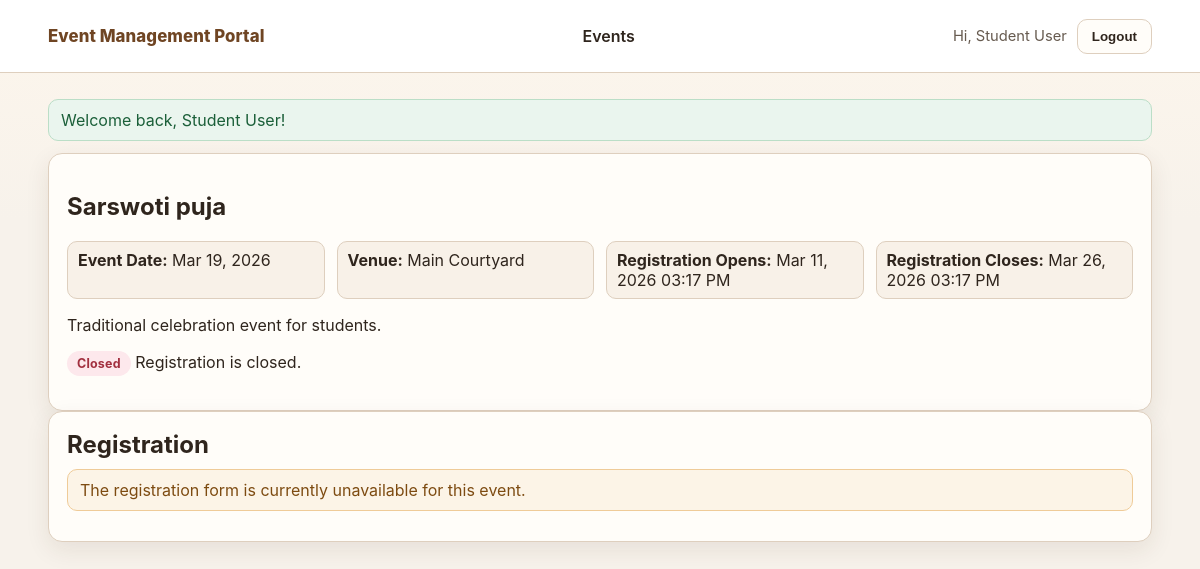
Screenshot of /event.php?id=1 (signed in) with the database file from the repository.
### tables this page shows
CREATE TABLE IF NOT EXISTS users (
    id INT UNSIGNED AUTO_INCREMENT PRIMARY KEY,
    name VARCHAR(120) NOT NULL,
    email VARCHAR(160) NOT NULL UNIQUE,
    password_hash VARCHAR(255) NOT NULL,
    role ENUM('admin', 'user') NOT NULL DEFAULT 'user',
    created_at TIMESTAMP NOT NULL DEFAULT CURRENT_TIMESTAMP
);

CREATE TABLE IF NOT EXISTS events (
    id INT UNSIGNED AUTO_INCREMENT PRIMARY KEY,
    title VARCHAR(180) NOT NULL,
    description TEXT NULL,
    venue VARCHAR(180) NOT NULL,
    event_date DATE NOT NULL,
    registration_open_at DATETIME NOT NULL,
    registration_close_at DATETIME NULL,
    is_active TINYINT(1) NOT NULL DEFAULT 1,
    created_by INT UNSIGNED NOT NULL,
    created_at TIMESTAMP NOT NULL DEFAULT CURRENT_TIMESTAMP,
    updated_at TIMESTAMP NOT NULL DEFAULT CURRENT_TIMESTAMP ON UPDATE CURRENT_TIMESTAMP,
    CONSTRAINT fk_events_created_by FOREIGN KEY (created_by) REFERENCES users(id) ON DELETE RESTRICT,
    INDEX idx_events_date (event_date),
    INDEX idx_events_open_at (registration_open_at)
);

### app/helpers.php (called while the page is built, shortened)
<?php
function config($key, $default = null)
{
    $segments = explode('.', (string) $key);
    $value = isset($GLOBALS['config']) ? $GLOBALS['config'] : [];
    foreach ($segments as $segment) {
        $value = $value[$segment];
    }
    return $value;
}
function base_url($path = '')
{
    static $basePath = null;
    if ($basePath === null) {
        $configured = getenv('APP_BASE_URL');
        if (is_string($configured) && trim($configured) !== '') {
            $basePath = '/' . trim($configured, '/');
            if ($basePath === '/') {
                $basePath = '';
            }
        } else {
            $documentRoot = isset($_SERVER['DOCUMENT_ROOT']) ? realpath($_SERVER['DOCUMENT_ROOT']) : false;
            $projectRoot = defined('PROJECT_ROOT') ? realpath(PROJECT_ROOT) : false;
            if ($documentRoot && $projectRoot && strpos($projectRoot, $documentRoot) === 0) {
                $relative = substr($projectRoot, strlen($documentRoot));
                $relative = str_replace('\\', '/', $relative);
                $basePath = rtrim($relative, '/');
            } else {
                $basePath = '';
            }
        }
    }
    $trimmedPath = ltrim((string) $path, '/');
    return ($basePath === '' ? '' : $basePath) . '/' . $trimmedPath;
}
function e($value)
{
    return htmlspecialchars((string) $value, ENT_QUOTES, 'UTF-8');
}
function pull_flashes()
{
    $messages = isset($_SESSION['_flash']) && is_array($_SESSION['_flash']) ? $_SESSION['_flash'] : [];
    return $messages;
}

### app/auth.php (called while the page is built, shortened)
<?php
function current_user()
{
    static $cachedUser = null;
    static $cachedUserId = null;
    $sessionUserId = isset($_SESSION['user_id']) ? (int) $_SESSION['user_id'] : 0;
    if (is_array($cachedUser) && $cachedUserId === $sessionUserId) {
        return $cachedUser;
    }
    $statement = db()->prepare('SELECT id, name, email, role FROM users WHERE id = :id LIMIT 1');
    $statement->execute(['id' => $sessionUserId]);
    $user = $statement->fetch();
    $cachedUser = $user;
    $cachedUserId = $sessionUserId;
    return $cachedUser;
}

### app/database.php (called while the page is built)
<?php
function db()
{
    static $pdo = null;
    if ($pdo instanceof PDO) {
        return $pdo;
    }
    $dsn = sprintf(
        'mysql:host=%s;port=%s;dbname=%s;charset=%s',
        config('db.host'),
        config('db.port'),
        config('db.name'),
        config('db.charset', 'utf8mb4')
    );
    try {
        $pdo = new PDO($dsn, config('db.user'), config('db.pass'), [
            PDO::ATTR_ERRMODE => PDO::ERRMODE_EXCEPTION,
            PDO::ATTR_DEFAULT_FETCH_MODE => PDO::FETCH_ASSOC,
            PDO::ATTR_EMULATE_PREPARES => false,
        ]);
    } catch (PDOException $exception) {
        http_response_code(500);
        echo '<h1>Database connection failed</h1>';
        echo '<p>Please verify your MySQL credentials in <code>app/config.php</code> or environment variables.</p>';
        exit;
    }
    $pdo->exec("SET time_zone = '+00:00'");
    return $pdo;
}

### app/events.php (called while the page is built, shortened)
<?php
function app_timezone()
{
    static $timezone = null;
    if (!$timezone) {
        $timezone = new DateTimeZone(config('app.timezone', 'Asia/Kathmandu'));
    }
    return $timezone;
}
function db_timezone()
{
    static $timezone = null;
    if (!$timezone) {
        $timezone = new DateTimeZone(config('app.db_timezone', 'UTC'));
    }
    return $timezone;
}
function parse_utc_datetime($value)
{
    $parsed = DateTimeImmutable::createFromFormat('Y-m-d H:i:s', (string) $value, db_timezone());
    if ($parsed instanceof DateTimeImmutable) {
        return $parsed;
    }
}
function format_utc_to_local($utcDatetime, $format = 'M d, Y h:i A')
{
    $date = parse_utc_datetime($utcDatetime);
    return $date->setTimezone(app_timezone())->format($format);
}
function format_event_date($eventDate, $format = 'M d, Y')
{
    $date = DateTimeImmutable::createFromFormat('Y-m-d', (string) $eventDate, app_timezone());
    return $date->format($format);
}
function registration_state($event)
{
    $openAt = parse_utc_datetime(isset($event['registration_open_at']) ? $event['registration_open_at'] : null);
    $closeAt = parse_utc_datetime(isset($event['registration_close_at']) ? $event['registration_close_at'] : null);
    $now = new DateTimeImmutable('now', db_timezone());
    if ($closeAt && $now > $closeAt) {
        return 'closed';
    }
    return 'open';
}
function registration_status_message($event)
{
    $state = registration_state($event);
    return 'Registration is closed.';
}
function events_has_is_active_column()
{
    static $hasColumn = null;
    try {
        $statement = db()->query("SELECT COUNT(*) FROM information_schema.COLUMNS
            WHERE TABLE_SCHEMA = DATABASE()
              AND TABLE_NAME = 'events'
              AND COLUMN_NAME = 'is_active'");
        $hasColumn = ((int) $statement->fetchColumn()) > 0;
    } catch (PDOException $exception) {
        $hasColumn = false;
    }
    return $hasColumn;
}
function fetch_event_by_id($eventId, $includeInactive = false)
{
    $eventId = (int) $eventId;
    $sql = 'SELECT e.*, u.name AS created_by_name
        FROM events e
        LEFT JOIN users u ON u.id = e.created_by
        WHERE e.id = :id';
    if (!$includeInactive && events_has_is_active_column()) {
        $sql .= ' AND e.is_active = 1';
    }
    $sql .= ' LIMIT 1';
    $statement = db()->prepare($sql);
    $statement->execute(['id' => $eventId]);
    $event = $statement->fetch();
    return $event ?: null;
}

### event.php (the view, shortened to what this page needs)
<?php
$eventId = isset($_GET['id']) ? (int) $_GET['id'] : 0;
$event = fetch_event_by_id($eventId);
$state = registration_state($event);
$currentUser = current_user();
require __DIR__ . '/templates/header.php';
?>
<section class="card">
    <h1><?php echo e($event['title']); ?></h1>
    <div class="inline-list">
        <div><strong>Event Date:</strong> <?php echo e(format_event_date($event['event_date'])); ?></div>
        <div><strong>Venue:</strong> <?php echo e($event['venue']); ?></div>
        <div><strong>Registration Opens:</strong> <?php echo e(format_utc_to_local($event['registration_open_at'])); ?></div>
        <div><strong>Registration Closes:</strong> <?php echo e($event['registration_close_at'] ? format_utc_to_local($event['registration_close_at']) : 'Not specified'); ?></div>
    </div>
    <?php if (!empty($event['description'])): ?>
        <p><?php echo nl2br(e($event['description'])); ?></p>
    <?php endif; ?>
    <p><span class="badge badge-<?php echo e($state); ?>"><?php echo e(ucfirst($state)); ?></span> <?php echo e(registration_status_message($event)); ?></p>
</section>
<section class="card">
    <h2>Registration</h2>
    <?php if ($state !== 'open'): ?>
        <div class="alert alert-warning">The registration form is currently unavailable for this event.</div>
    <?php endif; ?>
</section>
<?php require __DIR__ . '/templates/footer.php'; ?>

### templates/header.php (shortened to what this page needs)
<?php
$currentUser = current_user();
$flashMessages = pull_flashes();
?>
<!DOCTYPE html>
<html lang="en">
<head>
    <link rel="stylesheet" href="<?php echo e(base_url('public/css/styles.css')); ?>">
</head>
<body>
    <header class="site-header">
        <div class="container nav-wrap">
            <a class="brand" href="<?php echo e(base_url('index.php')); ?>"><?php echo e(config('app.name', 'Event Management Portal')); ?></a>
            <nav class="site-nav">
                <a href="<?php echo e(base_url('index.php')); ?>">Events</a>
            </nav>
            <div class="auth-links">
                <?php if ($currentUser): ?>
                    <span class="welcome">Hi, <?php echo e($currentUser['name']); ?></span>
                    <form method="POST" action="<?php echo e(base_url('logout.php')); ?>" class="inline-form">
                        <button type="submit" class="btn btn-outline">Logout</button>
                    </form>
                <?php else: ?>
                    <a class="btn btn-outline" href="<?php echo e(base_url('login.php')); ?>">Login</a>
                    <a class="btn btn-primary" href="<?php echo e(base_url('signup.php')); ?>">Sign Up</a>
                <?php endif; ?>
            </div>
        </div>
    </header>
    <main class="site-main">
        <div class="container">
            <?php foreach ($flashMessages as $flash): ?>
                <div class="alert alert-<?php echo e($flash['type']); ?>"><?php echo e($flash['message']); ?></div>
            <?php endforeach; ?>

### public/css/styles.css (style rules this page uses)
:root { --bg: #f7f2eb; --surface: #fffdf9; --surface-muted: #f6efe6; --border: #decfbe; --text: #2f251d; --muted: #665a4f; --primary: #8a5a30; --primary-dark: #6f4523; --success: #1f6f42; --warning: #915514; --danger: #a2303f; --info: #6b4f95; --radius: 14px; --shadow: 0 8px 24px rgba(70, 42, 18, 0.09); }
* { box-sizing: border-box; }
body { margin: 0; font-family: "Inter", "Segoe UI", Roboto, Helvetica, Arial, sans-serif; color: var(--text); background: linear-gradient(180deg, #fdf6ec 0%, var(--bg) 220px); }
a { color: var(--primary); text-decoration: none; }
.container { width: min(1120px, 92vw); margin: 0 auto; }
.site-header { background: #fff; border-bottom: 1px solid var(--border); position: sticky; top: 0; z-index: 20; }
.nav-wrap { display: flex; align-items: center; justify-content: space-between; gap: 16px; min-height: 72px; }
.brand { font-weight: 800; letter-spacing: 0.1px; font-size: 1.05rem; color: var(--primary-dark); }
.site-nav { display: flex; gap: 14px; align-items: center; }
.site-nav a { color: var(--text); font-weight: 600; }
.auth-links { display: flex; gap: 10px; align-items: center; }
.inline-form { margin: 0; }
.welcome { color: var(--muted); font-size: 0.92rem; }
.site-main { padding: 26px 0 44px; }
.card { background: var(--surface); border: 1px solid var(--border); border-radius: var(--radius); box-shadow: var(--shadow); padding: 18px; }
.card h3, .card h2 { margin-top: 0; margin-bottom: 10px; }
.badge { display: inline-block; padding: 5px 10px; border-radius: 999px; font-size: 0.78rem; font-weight: 700; letter-spacing: 0.2px; }
.badge-closed { background: #fde8ec; color: var(--danger); }
.btn { display: inline-flex; align-items: center; justify-content: center; border-radius: 10px; border: 1px solid transparent; font-weight: 700; padding: 9px 14px; transition: 0.2s ease; cursor: pointer; text-decoration: none; }
.btn-outline { border-color: var(--border); color: var(--text); background: var(--surface); }
.alert { border-radius: 10px; border: 1px solid; padding: 10px 12px; margin-bottom: 12px; }
.alert-success { border-color: #bbdec7; background: #eaf5ee; color: #1b5f39; }
.alert-warning { border-color: #efcb98; background: #fcf4e7; color: #7d4b11; }
.inline-list { display: grid; grid-template-columns: repeat(auto-fit, minmax(230px, 1fr)); gap: 8px 12px; }
.inline-list div { padding: 8px 10px; background: #f8f1e8; border: 1px solid var(--border); border-radius: 10px; }

### rows the page displays
users: name "Student User"
events: title "Sarswoti puja", event_date "Mar 19, 2026", venue "Main Courtyard", registration_open_at "Mar 11, 2026 03:17 PM", registration_close_at "Mar 26, 2026 03:17 PM", description "Traditional celebration event for students.", registration_close_at "Closed"

### other values shown
config('app.name', 'Event Management Portal') "Event Management Portal"
$flash['message'] "Welcome back, Student User!"
registration_status_message($event) "Registration is closed."
